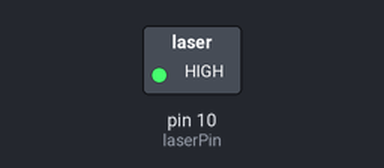
The sketch below on a simulated Arduino Uno, built with avr-gcc and run on an emulated ATmega328P. Shown: switched loads named in the sketch (green lamp = pin HIGH). Dashed ring = blinking.

Above: at 0.5 s.
Timing chart, 0 to 3.5 s (numbered marks = the images above):
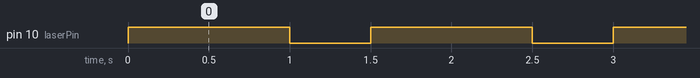

The sketch:

laserDiodeEmmitting.ino
```cpp
int laserPin = 10;

void setup ()
{
   Serial.begin(9600);
   pinMode (laserPin, OUTPUT); // define the digital output interface 13 feet
}
void loop () {
   digitalWrite (laserPin, HIGH); // Turn Laser On
   delay (1000); // On For Half a Second
   digitalWrite (laserPin, LOW); // Turn Laser Off
   delay (500); // Off for half a second
}
```

Measured:
- by itself, pin 10 (laserPin): alternates HIGH for 1.0 s and LOW for 0.50 s
